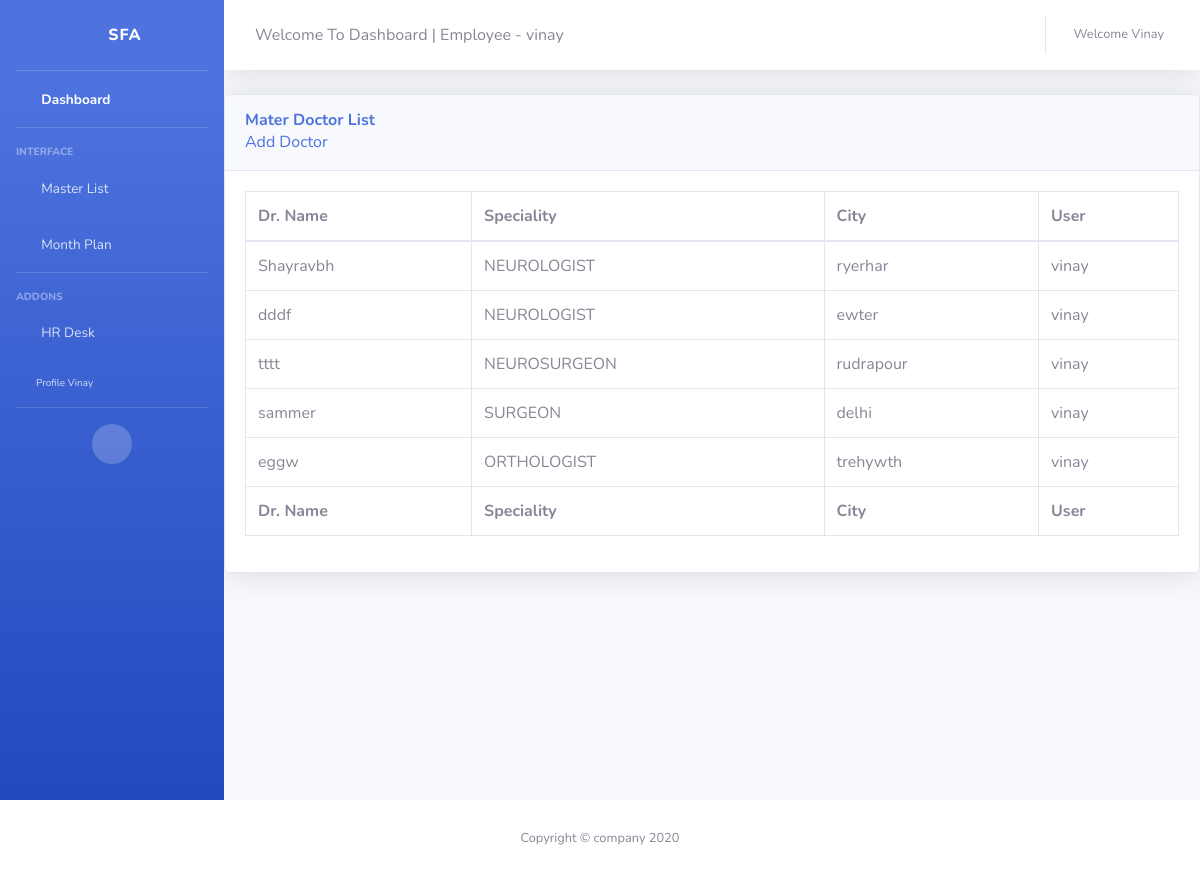
The app's page /report/drlist/ (signed in) with its own data.
### accounts/models.py (models this page shows)
class User(AbstractUser):
	is_se = models.BooleanField(default = False)
	is_abm = models.BooleanField(default = False)
	is_rbm = models.BooleanField(default = False)
	is_zbm = models.BooleanField(default = False)
	is_admin = models.BooleanField(default = False)
	username = models.CharField(max_length = 15,unique=True)
	first_name = models.CharField(max_length = 15)
	last_name = models.CharField(max_length = 15)
	email = models.EmailField()
	mobile_number = models.CharField(max_length = 15 ,null = True , blank = True)

### report/models.py (models this page shows, shortened)
class DrMasterList(models.Model):
	is_approved = models.BooleanField(default = False)
	is_rejected = models.BooleanField(default = False)
	dr_name 		= models.CharField(max_length = 100)
	city 			= models.CharField(max_length = 100)
	dr_speciality	=  models.CharField(max_length = 100, choices = SPECIALITY )
	user 			= models.ForeignKey(User, on_delete= models.CASCADE)

### report/views.py (the view)
# urls.py: path('drlist/', views.AllDrList , name = 'drlist' ),
def AllDrList(request):
	drlist = DrMasterList.objects.filter(user = request.user)
	return render(request,"../templates/report/AllDrlist.html",{"drlist":drlist})

### report/templates/report/AllDrlist.html (shortened to what this page needs)
{% extends 'report/main3.html'%}
{% load crispy_forms_tags %}
{% block content %}
          <div class="card shadow mb-4">
            <div class="card-header py-3">
              <h6 class="m-0 font-weight-bold text-primary">Mater Doctor List </h6>
              <a href="{% url 'masterdrlist' %}"> Add Doctor</a>
            </div>
            <div class="card-body">
              <div class="table-responsive">
                <table class="table table-bordered" id="dataTable" width="100%" cellspacing="0">
                  <thead>
                    <tr>
                      <th>Dr. Name</th>
                      <th>Speciality</th>
                      <th>City</th>
                      <th>User</th>
                    </tr>
                  </thead>
                  <tfoot>
                    <tr>
                         <th>Dr. Name</th>
                      <th>Speciality</th>
                      <th>City</th>
                      <th>User</th>
                    </tr>
                  </tfoot>
                  <tbody>
                      {% for drlists in drlist %}
                          <tr>
                           <td> {{ drlists.dr_name }}</td>
                          <td> {{ drlists.dr_speciality }}</td>
                          <td> {{ drlists.city }}</td>
                          <td> {{ drlists.user }}</td>
                          </tr>
                        {% endfor %}
                  </tbody>
                </table>
              </div>
            </div>
          </div>
        </div>
</div>
{% endblock content %}

### report/templates/report/main3.html (shortened to what this page needs)
{% load static %}
<!DOCTYPE html>
<html lang="en">
<head>
  <link href="{% static 'report/vendor/fontawesome-free/css/all.min.css' %} " rel="stylesheet" type="text/css">
  <link href="{% static 'report/css/sb-admin-2.min.css' %}" rel="stylesheet">
</head>
<body id="page-top">
  <div id="wrapper">
    <ul class="navbar-nav bg-gradient-primary sidebar sidebar-dark accordion" id="accordionSidebar">
      <a class="sidebar-brand d-flex align-items-center justify-content-center" href="{% url 'report-home'%}">
        <div class="sidebar-brand-icon rotate-n-15">
          <i class="fas fa-laugh-wink"></i>
        </div>
        <div class="sidebar-brand-text mx-3">SFA  <sup></sup></div>
      </a>
      <hr class="sidebar-divider my-0">
      <li class="nav-item active">
        <a class="nav-link" href="{% url 'report-home'%}">
          <i class="fas fa-fw fa-tachometer-alt"></i>
          <span>Dashboard</span></a>
      </li>
      <hr class="sidebar-divider">
      <div class="sidebar-heading">
        Interface
      </div>
      <li class="nav-item">
        <a class="nav-link collapsed" href="#" data-toggle="collapse" data-target="#collapseTwo" aria-expanded="true" aria-controls="collapseTwo">
          <i class="fas fa-fw fa-cog"></i>
          <span>Master List</span>
        </a>
      </li>
      <li class="nav-item">
        <a class="nav-link collapsed" href="#" data-toggle="collapse" data-target="#collapseUtilities" aria-expanded="true" aria-controls="collapseUtilities">
          <i class="fas fa-fw fa-wrench"></i>
          <span>Month Plan</span>
        </a>
      </li>
      <hr class="sidebar-divider">
      <div class="sidebar-heading">
        Addons
      </div>
      <li class="nav-item">
        <a class="nav-link" href="{% url 'direct-hr'%}">
          <i class="fas fa-fw fa-chart-area"></i>
          <span>HR Desk</span></a>
      </li>
 {% if user.is_authenticated %}
              {% if user.is_se %}
                        <li class="nav-item">
                            <a class="nav-link" href="{% url 'se_profile' %}">
                              <i class="fas fa-fw fa-chart-area"></i>
                              <span>SE {{user.username}}</span></a>
                          </li>
              {% elif user.is_abm %}
                        <li class="nav-item">
                            <a class="nav-link" href="{% url 'abm_profile' %}">
                              <i class="fas fa-fw fa-chart-area"></i>
                              <span>ABM {{user.username}}</span></a>
                          </li>
              {% elif user.is_zbm %}
                          <li class="nav-item">
                            <a class="nav-link" href="{% url 'zbm_profile' %}">
                              <i class="fas fa-fw fa-chart-area"></i>
                              <span>ZBM {{user.username}}</span></a>
                          </li>
              {% elif user.is_rbm %}
                    <li class="nav-item">
                            <a class="nav-link" href="{% url 'rbm_profile' %}">
                              <i class="fas fa-fw fa-chart-area"></i>
                              <span>RBM {{user.username}}</span></a>
                          </li>
              {% else %}
              <li class="nav-item" style="padding-left: 20px;">
                  <a class="nav-link" href="#" style="font-size: 10px; text-transform :capitalize;">Profile {{ user.username }}</a>
                </li>
              {% endif %}
  {% endif %}
      <hr class="sidebar-divider d-none d-md-block">
      <div class="text-center d-none d-md-inline">
        <button class="rounded-circle border-0" id="sidebarToggle"></button>
      </div>
    </ul>
    <div id="content-wrapper" class="d-flex flex-column">
      <div id="content">
        <nav class="navbar navbar-expand navbar-light bg-white topbar mb-4 static-top shadow">
          <form class="d-none d-sm-inline-block form-inline mr-auto ml-md-3 my-2 my-md-0 mw-100 navbar-search">
            <div class="input-group">
              <div class="input-group-append">
                Welcome To Dashboard | Employee  -  {{user.username}}
              </div>
            </div>
          </form>
          <ul class="navbar-nav ml-auto">
            <li class="nav-item dropdown no-arrow mx-1">
              <a class="nav-link dropdown-toggle" href="https://www.gmail.com" id="messagesDropdown" role="button" data-toggle="dropdown" aria-haspopup="true" aria-expanded="false">
                <i class="fas fa-envelope fa-fw"></i>
              </a>
            </li>
            <li class="nav-item dropdown no-arrow">
              <a class="nav-link dropdown-toggle" href="#" id="userDropdown" role="button" data-toggle="dropdown" aria-haspopup="true" aria-expanded="false">
                <span class="mr-2 d-none d-lg-inline text-gray-600 small" style="text-transform: capitalize;">Welcome {{user.username}}</span>
              </a>
            </li>
          </ul>
        </nav>
          {%  block content %}
      </div>
      <footer class="sticky-footer bg-white">
        <div class="container my-auto">
          <div class="copyright text-center my-auto">
            <span>Copyright &copy; company 2020</span>
          </div>
        </div>
      </footer>
</body>
</html>

### records on screen
User: username "Vinay", username "vinay"
DrMasterList: dr_name "Shayravbh", dr_speciality "NEUROLOGIST", city "ryerhar", user "vinay"
DrMasterList: dr_name "dddf", dr_speciality "NEUROLOGIST", city "ewter", user "vinay"
DrMasterList: dr_name "tttt", dr_speciality "NEUROSURGEON", city "rudrapour", user "vinay"
DrMasterList: dr_name "sammer", dr_speciality "SURGEON", city "delhi", user "vinay"
DrMasterList: dr_name "eggw", dr_speciality "ORTHOLOGIST", city "trehywth", user "vinay"
